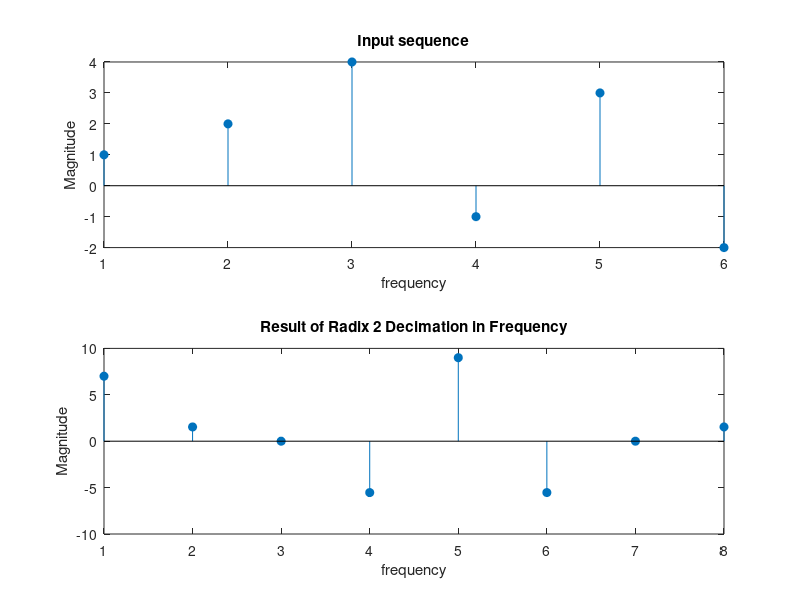

Source code (MATLAB):
clc;
clear all;
close all;
x = [1 2 4 -1 3 -2]   % input array
x_inp = x% copy of input array
p=nextpow2(length(x));  % checking the size of the input array
x=[x zeros(1,(2^p)-length(x))]; % complementing an array of zeros if necessary
N=length(x); % computing the array size
S=log2(N); % computing the number of conversion stages
Half=N/2; % half the length of the array
for stage=1:S; % stages of transformation
    for index=0:(N/(2^(stage-1))):(N-1);  % series of "butterflies" for each stage
        for n=0:(Half-1); % creating "butterfly" and saving the results
            pos=n+index+1; % index of the data sample
            pow=(2^(stage-1))*n; % part of power of the complex multiplier
            w=exp((-1i)*(2*pi)*pow/N); % complex multiplier
            a=x(pos)+x(pos+Half);  % 1-st part of the "butterfly" creating operation
            b=(x(pos)-x(pos+Half)).*w;  % 2-nd part of the "butterfly" creating operation
            x(pos)=a;  % saving computation of the 1-st part
            x(pos+Half)=b;  % saving computation of the 2-nd part
        end;
    end;
Half=Half/2; % computing the next "Half" value
end;
y=bitrevorder(x);  % performing bit-reverse operation and returning the result from function
%display outputs
disp('input array');disp(x_inp)
disp('Result of Radix 2 Decimation in Frequency')
disp(y)
disp('input array');disp(x_inp)
disp('Result of Radix 2 Decimation in Frequency');disp(y)
subplot(211);stem(x_inp,'filled'),title('Input sequence')
xlabel('frequency');ylabel('Magnitude')
subplot(212);stem(y,'filled'),
title('Result of Radix 2 Decimation in Frequency')
xlabel('frequency');ylabel('Magnitude')